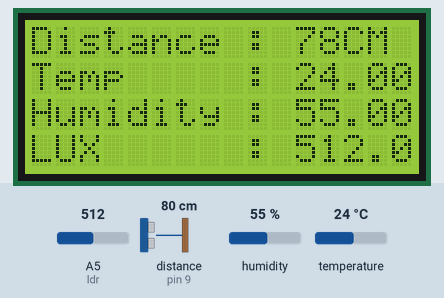
Recording of a sketch running on a simulated Arduino Uno, built with avr-gcc and run on an emulated ATmega328P. Parts: 16×4 character LCD. Wiring (inferred from the names in the program): ultrasonic range finder: trigger pin 10; echo pin 9. The test bench sets the inputs (shaded band); at power-on: distance to the obstacle (sensor on pin 9) 80 cm, humidity 55 %, A5 (ldr) = 512, temperature 24 °C. The echo pulse lasts 58.3 µs per cm; what the sketch prints to the serial monitor is not drawn.

Above: at 1.2 s.
1.3 s: distance to the obstacle (sensor on pin 9) set to 2 cm
At 2.4 s:
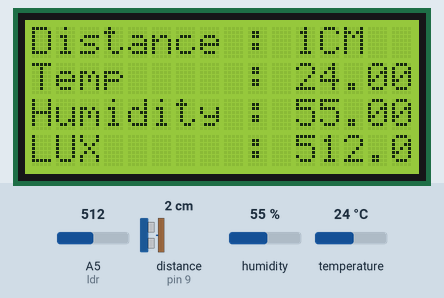
3.6 s: humidity set to 22 %
At 4.5 s:
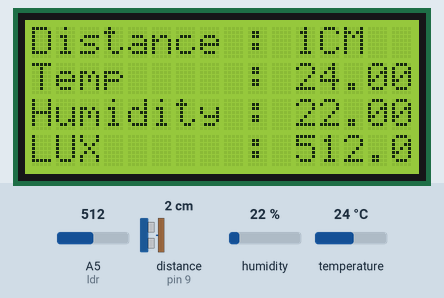
5.7 s: A5 (ldr) set to 716
At 7.5 s:
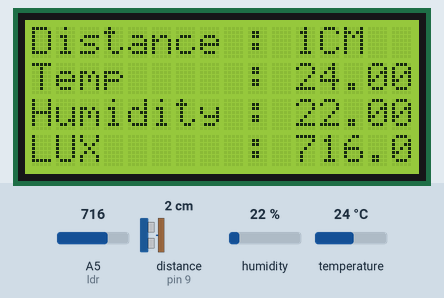
7.8 s: temperature set to 12 °C
At 9.6 s:
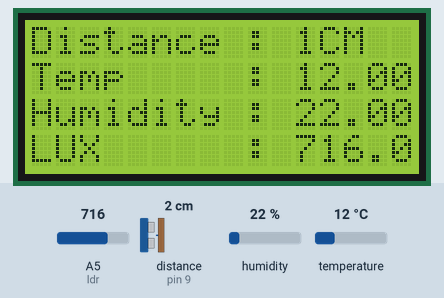
9.9 s: distance to the obstacle (sensor on pin 9) set to 4 cm
At 11.6 s:
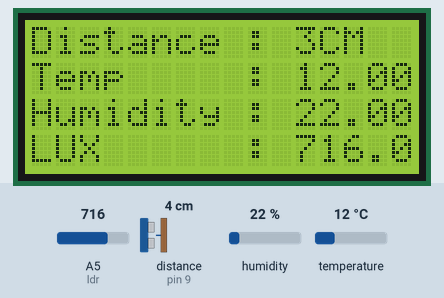
11.9 s: A5 (ldr) set to 992
At 14.0 s:
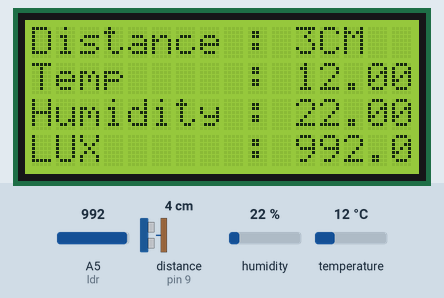
Timing chart, 0 to 15.0 s (numbered marks = the images above; inputs shaded):
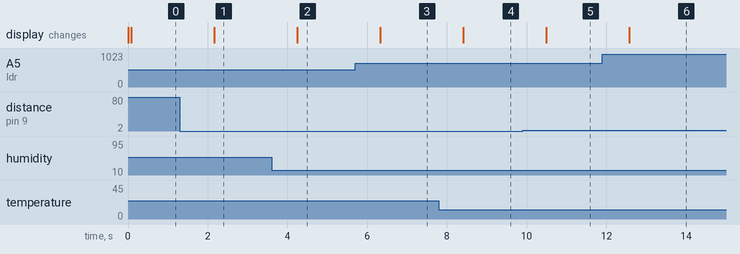

The sketch:

project_code.ino
```cpp
#include <LiquidCrystal.h>
#include <stdio.h>
#include <String.h>
#include <dht.h>


// pins and setup
int sonar_echo = 9;
int sonar_trig = 10;
int ldr = A5;
LiquidCrystal lcd(12, 11, 5, 4, 3, 2);
dht DHT;

void setup() {
  Serial.begin(9600);
  pinMode(sonar_echo, INPUT);
  pinMode(sonar_trig, OUTPUT);
}

long getDistance(){
  digitalWrite(sonar_trig, LOW);
  delayMicroseconds(2);
  digitalWrite(sonar_trig, HIGH);
  delayMicroseconds(10);
  digitalWrite(sonar_trig, LOW);
  long duration = pulseIn(sonar_echo, HIGH);
  long distance = (duration*0.034)/2;
  return distance;
}

int getTemperature(){
  return DHT.temperature;
}

int getHumidity(){
  return DHT.humidity;
}

float getLightIntensity(){
  return analogRead(ldr);
}

void sendToCloud(){
  String data = String(getDistance()) + "," + String(DHT.temperature) + "," + String(DHT.humidity) + "," + String(getLightIntensity());
  Serial.print(data);
}


void display(){
  long distance = getDistance();
  float intensity = getLightIntensity();
  lcd.begin(16,4);
  lcd.setCursor(0,0);
  lcd.print("Distance : " + String(distance) + "CM");

  lcd.setCursor(0,1);
  DHT.read22(8);
  lcd.print("Temp     : " + String(DHT.temperature) + "C");

  lcd.setCursor(0,2);
  lcd.print("Humidity : " + String(DHT.humidity) +  "%");

  lcd.setCursor(0,3);
  lcd.print("LUX      : " + String(intensity) + " lx");

}
void loop() {
  display();
  sendToCloud();
  delay(2000);
}
```

Measured:
- after the input at 1.3 s, the display: changes after 0.87 s (image 1)
- after the input at 3.6 s, the display: changes after 0.65 s (image 2)
- after the input at 5.7 s, the display: changes after 0.63 s (image 3)
- after the input at 7.8 s, the display: changes after 0.61 s (image 4)
- after the input at 9.9 s, the display: changes after 0.59 s (image 5)
- after the input at 11.9 s, the display: changes after 0.67 s (image 6)
